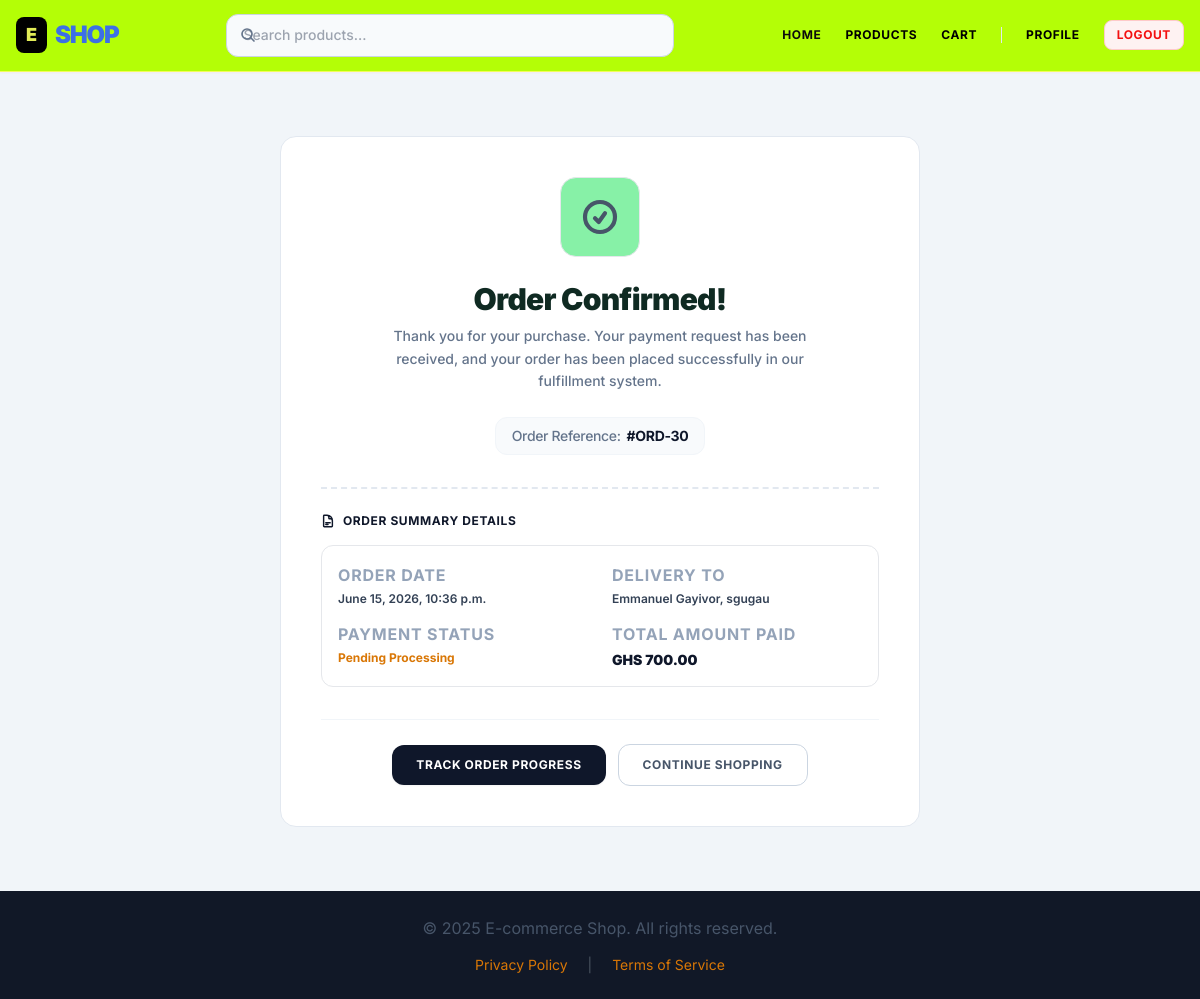
The app's page /orders/confirmation/30/ (signed in) with its own data.
### apps/orders/models.py (models this page shows, shortened)
class Order(models.Model):
    STATUS_CHOICES = (
        ('Pending', 'Pending'),
        ('Processing', 'Processing'),
        ('Shipped', 'Shipped'),
        ('Delivered', 'Delivered'),
        ('Cancelled', 'Cancelled'),
        ('Refunded', 'Refunded'),
    )
    user = models.ForeignKey(settings.AUTH_USER_MODEL, on_delete=models.SET_NULL, null=True, blank=True, related_name='orders', verbose_name="Customer")
    shipping_address = models.ForeignKey(ShippingAddress, on_delete=models.SET_NULL, null=True, related_name='orders', verbose_name="Shipping Address")
    shipping_full_name = models.CharField(max_length=255, verbose_name="Shipping Full Name")
    shipping_address_line1 = models.CharField(max_length=255, verbose_name="Shipping Address Line 1")
    shipping_address_line2 = models.CharField(max_length=255, blank=True, null=True, verbose_name="Shipping Address Line 2")
    shipping_city = models.CharField(max_length=100, verbose_name="Shipping City")
    shipping_state = models.CharField(max_length=100, blank=True, null=True, verbose_name="Shipping State/Region")
    shipping_postal_code = models.CharField(max_length=20, blank=True, null=True, verbose_name="Shipping Postal Code")
    shipping_country = models.CharField(max_length=100, verbose_name="Shipping Country")
    shipping_phone_number = models.CharField(max_length=20, verbose_name="Shipping Phone Number")
    order_date = models.DateTimeField(auto_now_add=True, verbose_name="Order Date")
    updated_at = models.DateTimeField(auto_now=True, verbose_name="Last Updated")
    status = models.CharField(max_length=50, choices=STATUS_CHOICES, default='Pending', verbose_name="Order Status")
    total_amount = models.DecimalField(max_digits=10, decimal_places=2, verbose_name="Total Amount (GHS)")
    original_total_amount = models.DecimalField(max_digits=10, decimal_places=2, null=True, blank=True, verbose_name="Original Total Before Discount")
    coupon_applied = models.CharField(max_length=50, null=True, blank=True, verbose_name="Coupon Code Applied")
    discount_percentage = models.DecimalField(max_digits=5, decimal_places=2, null=True, blank=True, verbose_name="Discount Percentage")
    payment_method = models.CharField(max_length=20, default='pay_on_delivery')
    payment_status = models.BooleanField(default=False, verbose_name="Payment Received")
    transaction_id = models.CharField(max_length=255, blank=True, null=True, unique=True, verbose_name="Transaction ID")
    class Meta:
        verbose_name = 'Order'
        verbose_name_plural = 'Orders'
        ordering = ['-order_date']
        indexes = [
            models.Index(fields=['-order_date']),
            models.Index(fields=['user']),
        ]

### apps/orders/views.py (the view)
# urls.py: path('confirmation/<int:order_id>/', views.order_confirmation, name='order_confirmation'),
@login_required
def order_confirmation(request, order_id):
    order = get_object_or_404(Order, id=order_id, user=request.user)
    return render(request, 'orders/order_confirmation.html', {'order': order})

### apps/orders/templates/orders/order_confirmation.html (shortened to what this page needs)
{% extends 'base.html' %}
{% load static %}
{% block content %}
<div class="w-full max-w-2xl mx-auto px-4 py-12 flex flex-col items-center justify-center min-h-full-content">
    <div style="background-color: #ffffff; border-color: #e2e8f0;" class="w-full rounded-2xl border shadow-xs p-6 sm:p-10 text-center relative overflow-hidden">
        <div style="background-color: #87F1A7;" class="mx-auto h-20 w-20 rounded-2xl flex items-center justify-center mb-6 text-emerald-600 border border-emerald-100 shadow-xs">
            <svg class="h-10 w-10" fill="none" stroke="currentColor" stroke-width="2.5" viewBox="0 0 24 24">
                <path stroke-linecap="round" stroke-linejoin="round" d="M9 12.75 11.25 15 15 9.75M21 12a9 9 0 1 1-18 0 9 9 0 0 1 18 0Z" />
            </svg>
        </div>
        <h1 style="color: #0F2A22;" class="text-3xl font-black tracking-tight mb-2">Order Confirmed!</h1>
        <p style="color: #64748b;" class="text-sm font-medium mb-6 max-w-md mx-auto leading-relaxed">
            Thank you for your purchase. Your payment request has been received, and your order has been placed successfully in our fulfillment system.
        </p>
        <div style="background-color: #f8fafc; border-color: #f1f5f9;" class="inline-flex items-center justify-center px-4 py-2 rounded-xl border text-sm font-bold tracking-tight mb-8">
            <span style="color: #64748b;" class="mr-1.5 font-medium">Order Reference:</span>
            <span style="color: #0f172a;">#ORD-{{ order.id }}</span>
        </div>
        <div style="border-top: 2px dashed #e2e8f0;" class="pt-6 mb-8 text-left space-y-4">
            <h3 style="color: #0f172a;" class="text-xs font-bold uppercase tracking-wider mb-2 flex items-center gap-2">
                <span>Order Summary Details</span>
            </h3>
            <div class="grid grid-cols-1 sm:grid-cols-2 gap-x-6 gap-y-3.5 bg-slate-50/50 p-4 rounded-xl border border-slate-100">
                <div class="flex flex-col">
                    <span style="color: #94a3b8;" class="text-[10px] font-bold uppercase tracking-wider">Order Date</span>
                    <span style="color: #334155;" class="text-xs font-semibold mt-0.5">{{ order.order_date|date:"F j, Y, P" }}</span>
                </div>
                <div class="flex flex-col">
                    <span style="color: #94a3b8;" class="text-[10px] font-bold uppercase tracking-wider">Delivery To</span>
                    <span style="color: #334155;" class="text-xs font-semibold mt-0.5">{{ order.shipping_full_name }}, {{ order.shipping_city }}</span>
                </div>
                <div class="flex flex-col">
                    <span style="color: #94a3b8;" class="text-[10px] font-bold uppercase tracking-wider">Payment Status</span>
                    <span class="mt-0.5">
                        {% if order.payment_status %}
                            <span style="color: #10b981;" class="text-xs font-bold flex items-center gap-1">Paid Successfully</span>
                        {% else %}
                            <span style="color: #d97706;" class="text-xs font-bold flex items-center gap-1">Pending Processing</span>
                        {% endif %}
                    </span>
                </div>
                <div class="flex flex-col">
                    <span style="color: #94a3b8;" class="text-[10px] font-bold uppercase tracking-wider">Total Amount Paid</span>
                    <span style="color: #0f172a;" class="text-sm font-black mt-0.5">GHS {{ order.total_amount|floatformat:2 }}</span>
                </div>
            </div>
        </div>
        <div style="border-top: 1px solid #f1f5f9;" class="pt-6 flex flex-col sm:flex-row justify-center items-center gap-3 w-full">
            <a href="{% url 'orders:order_history' %}"
               style="background-color: #0f172a; color: #ffffff;"
               class="w-full sm:w-auto inline-flex items-center justify-center px-6 py-3 text-xs font-bold uppercase tracking-wider rounded-xl hover:bg-slate-800 transition-all shadow-sm text-center">
                Track Order Progress
            </a>
            <a href="{% url 'products:product_list' %}"
               style="background-color: #ffffff; color: #475569; border: 1px solid #cbd5e1;"
                   class="w-full sm:w-auto inline-flex items-center justify-center px-6 py-3 text-xs font-bold uppercase tracking-wider rounded-xl hover:bg-slate-50 hover:text-slate-900 transition-all text-center">
                Continue Shopping
            </a>
        </div>
    </div>
</div>
{% endblock %}

### static/css/style.css (style rules this page uses)
:root { --primary-color: #0f172a; --primary-dark: #020617; --accent-color: #d97706; --success-color: #10B981; --text-dark: #0f172a; --text-medium: #475569; --text-light: #f8fafc; --bg-light: #f1f5f9; --bg-card: #FFFFFF; --border-color: #e2e8f0; --shadow-sm: rgba(0, 0, 0, 0.03); --shadow-md: rgba(15, 23, 42, 0.06); --shadow-lg: rgba(15, 23, 42, 0.08); --shadow-xl: rgba(15, 23, 42, 0.12); }
body { font-family: 'Inter', sans-serif; background-color: var(--bg-light); color: var(--text-medium); line-height: 1.7; -webkit-font-smoothing: antialiased; -moz-osx-font-smoothing: grayscale; }
.custom-bg { background-color: var(--bg-light); min-height: 100vh; }
h1, h2, h3, h4, h5, h6 { font-family: 'Inter', sans-serif; font-weight: 800; color: var(--text-dark); letter-spacing: -0.025em; }
p { color: var(--text-medium); }
a { color: var(--accent-color); text-decoration: none; transition: color 0.2s ease; }
.min-h-full-content { min-height: calc(100vh - 140px); display: flex; align-items: center; justify-content: center; }

### records on screen
Order: id "30", order_date "June 15, 2026, 10:36 p.m.", shipping_full_name "Emmanuel Gayivor", shipping_city "sgugau", total_amount "700.00"
